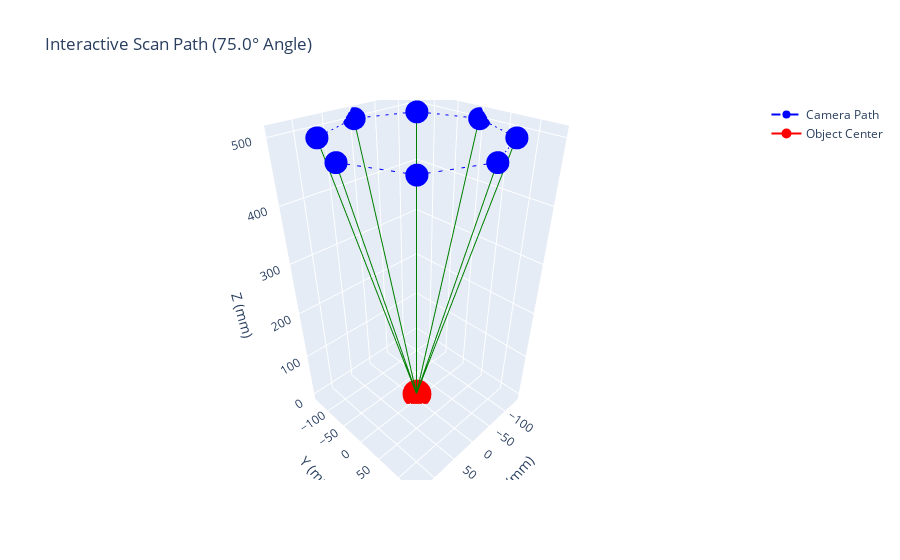

Here is the notebook cell this chart was saved with:
### Code cell
import plotly.graph_objects as go
import numpy as np

# --- Parameters ---
SCAN_HEIGHT = 500.0
VIEWPOINTS = 8
DESIRED_ANGLE_DEG = 75.0
obj_base_pos = np.array([0, 0, 0])
scan_radius = SCAN_HEIGHT * np.tan(np.radians(90.0 - DESIRED_ANGLE_DEG))

# --- Generate Path ---
angles = np.linspace(0, 2*np.pi, VIEWPOINTS, endpoint=False)
tx = obj_base_pos[0] + scan_radius * np.cos(angles)
ty = obj_base_pos[1] + scan_radius * np.sin(angles)
tz = np.full_like(tx, obj_base_pos[2] + SCAN_HEIGHT)

# --- Plotly Visualization ---
fig = go.Figure()

# 1. Plot Viewpoints
fig.add_trace(go.Scatter3d(x=tx, y=ty, z=tz, mode='markers+lines',
                         marker=dict(size=8, color='blue'),
                         line=dict(color='blue', dash='dash'),
                         name='Camera Path'))

# 2. Plot Object Center
fig.add_trace(go.Scatter3d(x=[obj_base_pos[0]], y=[obj_base_pos[1]], z=[obj_base_pos[2]],
                         marker=dict(size=10, color='red'),
                         name='Object Center'))

# 3. Draw "Look-at" Vectors
for i in range(VIEWPOINTS):
    fig.add_trace(go.Scatter3d(x=[tx[i], obj_base_pos[0]], 
                               y=[ty[i], obj_base_pos[1]], 
                               z=[tz[i], obj_base_pos[2]],
                               mode='lines', line=dict(color='green', width=2),
                               showlegend=False))

fig.update_layout(scene=dict(aspectmode='data',
                  xaxis_title='X (mm)', yaxis_title='Y (mm)', zaxis_title='Z (mm)'),
                  title=f"Interactive Scan Path ({DESIRED_ANGLE_DEG}° Angle)")
fig.show()

### Figure 1 — Plotly figure (JSON) as saved in the notebook; plotly's stock layout.template omitted (floating-point values rounded to 4 significant figures)
{"data": [{"line": {"color": "blue", "dash": "dash"}, "marker": {"color": "blue", "size": 8}, "mode": "markers+lines", "name": "Camera Path", "type": "scatter3d", "x": [134.0, 94.73, 8.204e-15, -94.73, -134.0, -94.73, -2.461e-14, 94.73], "y": [0.0, 94.73, 134.0, 94.73, 1.641e-14, -94.73, -134.0, -94.73], "z": [500.0, 500.0, 500.0, 500.0, 500.0, 500.0, 500.0, 500.0]}, {"marker": {"color": "red", "size": 10}, "name": "Object Center", "type": "scatter3d", "x": [0], "y": [0], "z": [0]}, {"line": {"color": "green", "width": 2}, "mode": "lines", "showlegend": false, "type": "scatter3d", "x": [134.0, 0], "y": [0, 0], "z": [500, 0]}, {"line": {"color": "green", "width": 2}, "mode": "lines", "showlegend": false, "type": "scatter3d", "x": [94.73, 0], "y": [94.73, 0], "z": [500, 0]}, {"line": {"color": "green", "width": 2}, "mode": "lines", "showlegend": false, "type": "scatter3d", "x": [8.204e-15, 0], "y": [134.0, 0], "z": [500, 0]}, {"line": {"color": "green", "width": 2}, "mode": "lines", "showlegend": false, "type": "scatter3d", "x": [-94.73, 0], "y": [94.73, 0], "z": [500, 0]}, {"line": {"color": "green", "width": 2}, "mode": "lines", "showlegend": false, "type": "scatter3d", "x": [-134.0, 0], "y": [1.641e-14, 0], "z": [500, 0]}, {"line": {"color": "green", "width": 2}, "mode": "lines", "showlegend": false, "type": "scatter3d", "x": [-94.73, 0], "y": [-94.73, 0], "z": [500, 0]}, {"line": {"color": "green", "width": 2}, "mode": "lines", "showlegend": false, "type": "scatter3d", "x": [-2.461e-14, 0], "y": [-134.0, 0], "z": [500, 0]}, {"line": {"color": "green", "width": 2}, "mode": "lines", "showlegend": false, "type": "scatter3d", "x": [94.73, 0], "y": [-94.73, 0], "z": [500, 0]}], "layout": {"scene": {"aspectmode": "data", "xaxis": {"title": {"text": "X (mm)"}}, "yaxis": {"title": {"text": "Y (mm)"}}, "zaxis": {"title": {"text": "Z (mm)"}}}, "title": {"text": "Interactive Scan Path (75.0° Angle)"}}}
